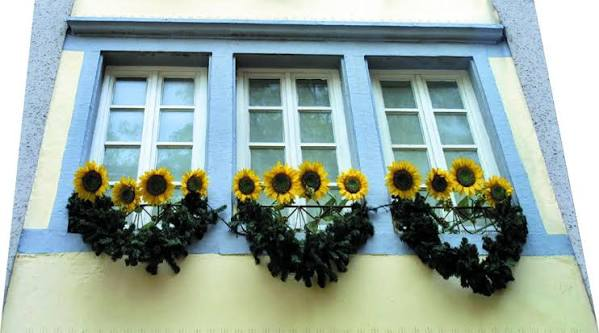
%> input picture Lab_7/V07.jpg, 599 x 333 px
$ octave lab7_manual.m   (GNU Octave 9; MATLAB toolbox functions it lacks are replaced by stand-ins)
%> lines starting %> are read from the running program, lines starting %| are printed output that depends on the picture
%% Лабораторная работа № 7
% Коррекция перспективных искажений методом гомографии.
% MATLAB R2024a + Image Processing Toolbox.
% Запуск отчёта: make_report("lab7.m")
%
% Пользователь выбирает точки мышью в lab7_select_points.m.
% make_report запускает только неинтерактивный lab7.m.
clc;
clear;
close all;

%% 1. Изображение и выбранные пользователем точки
imageFile = 'V07.jpg';
pointsFile = 'lab7_points.mat';
if ~isfile(imageFile)
    error('lab7:FileNotFound','Не найден %s.',imageFile);
end
if ~isfile(pointsFile)
    error('lab7:PointsMissing', ...
        'Сначала запустите lab7_select_points.m и отметьте четыре угла мышью.');
end
img = imread(imageFile);
%> img is the input picture: size 333x599x3 uint8; mean R, G, B 149.4, 166.8, 158.6
if ~(ismatrix(img) || (ndims(img)==3 && size(img,3)==3))
    error('lab7:InvalidImage','Допускается полутоновое или RGB-изображение.');
end
[imgHeight,imgWidth,~] = size(img);
%> imgHeight = 333; imgWidth = 599
selected = load(pointsFile,'movingPoints','selectedImageFile','selectedImageSize');
if ~isfield(selected,'movingPoints') || ...
   ~isfield(selected,'selectedImageFile') || ...
   ~isfield(selected,'selectedImageSize')
    error('lab7:InvalidSelection','Файл точек неполон. Повторите выбор.');
end
if ~strcmp(char(selected.selectedImageFile),imageFile) || ...
   ~isequal(double(selected.selectedImageSize),[imgHeight imgWidth])
    error('lab7:SelectionMismatch', ...
        'Точки выбраны для другого изображения или размера. Выберите заново.');
end
movingPoints = double(selected.movingPoints);

if ~isequal(size(movingPoints), [4 2]) || any(~isfinite(movingPoints(:)))
    error('lab7:InvalidPoints', 'Необходимы четыре конечные пары [x,y].');
end
if any(movingPoints(:,1) < 1 | movingPoints(:,1) > imgWidth | ...
       movingPoints(:,2) < 1 | movingPoints(:,2) > imgHeight)
    error('lab7:OutOfBounds', 'Контрольные точки выходят за пределы снимка.');
end

% Проверка выпуклости и отсутствия самопересечений.
edgeVectors = diff([movingPoints; movingPoints(1,:)], 1, 1);
crossZ = edgeVectors(:,1).*edgeVectors([2 3 4 1],2) - ...
         edgeVectors(:,2).*edgeVectors([2 3 4 1],1);
if ~(all(crossZ > 0) || all(crossZ < 0))
    error('lab7:PointOrder', ...
        'Точки должны обходить один выпуклый четырёхугольник: ЛВ-ЛН-ПН-ПВ.');
end

% ВАЖНО: не растягиваем объект принудительно до 599x333.
% Размеры оцениваются по средним длинам противоположных сторон.
upperWidth  = norm(movingPoints(4,:) - movingPoints(1,:));
lowerWidth  = norm(movingPoints(3,:) - movingPoints(2,:));
leftHeight  = norm(movingPoints(2,:) - movingPoints(1,:));
rightHeight = norm(movingPoints(3,:) - movingPoints(4,:));
outWidth    = max(2, round((upperWidth + lowerWidth)/2));
outHeight   = max(2, round((leftHeight + rightHeight)/2));

% Физические размеры фасада неизвестны; пропорции — приближённые.
fixedPoints = [1        1; ...
               1        outHeight; ...
               outWidth outHeight; ...
               outWidth 1];

outDir = 'lab7_results';
if ~isfolder(outDir)
    mkdir(outDir);
end

fprintf('Лабораторная работа № 7 — коррекция перспективных искажений\n');
fprintf('Файл: %s; размер: %d x %d; класс: %s\n', ...
    imageFile, imgWidth, imgHeight, class(img));
%| Файл: V07.jpg; размер: 599 x 333; класс: uint8
fprintf('Объект: плоская область, выбранная пользователем.\n');
fprintf('Контрольные точки [x,y]:\n');
pointLabels = {'ЛВ','ЛН','ПН','ПВ'};
for k = 1:4
    fprintf('  %d (%s): (%7.2f, %7.2f) -> (%4d, %4d)\n', ...
        k, pointLabels{k}, movingPoints(k,1), movingPoints(k,2), ...
        fixedPoints(k,1), fixedPoints(k,2));
end
fprintf('Длины верх/низ: %.1f / %.1f пикс.; лево/право: %.1f / %.1f пикс.\n', ...
    upperWidth, lowerWidth, leftHeight, rightHeight);
fprintf('Расчётный размер результата: %d x %d пикселей.\n', ...
    outWidth, outHeight);
fprintf('Примечание: метрические размеры объекта не заданы, масштаб условен.\n');

%% 2. Исходная фотография
figure('Name','ЛР7 | Исходное изображение','Color','w', ...
    'Position',[80 80 1000 650]);
imshow(img, 'InitialMagnification','fit');
title('Рисунок 1. Исходный фасад с перспективными искажениями', ...
    'Interpreter','none');
imwrite(img, fullfile(outDir,'01_original.png'));

%% 3. Контрольные точки на единой плоскости фасада
figure('Name','ЛР7 | Углы фасада','Color','w', ...
    'Position',[100 100 1000 650]);
imshow(img, 'InitialMagnification','fit');
hold on;
outline = [movingPoints; movingPoints(1,:)];
plot(outline(:,1), outline(:,2), 'y-', 'LineWidth', 2.5);
plot(movingPoints(:,1), movingPoints(:,2), 'ro', ...
     'MarkerFaceColor','r','MarkerSize',9,'LineWidth',1.5);
for k = 1:4
    text(movingPoints(k,1) + 8, movingPoints(k,2), num2str(k), ...
        'Color','yellow','FontSize',13,'FontWeight','bold', ...
        'BackgroundColor',[0.1 0.1 0.1], 'Margin',2);
end
hold off;
title('Рисунок 2. Четыре угла, выбранные пользователем (ЛВ, ЛН, ПН, ПВ)', ...
    'Interpreter','none');
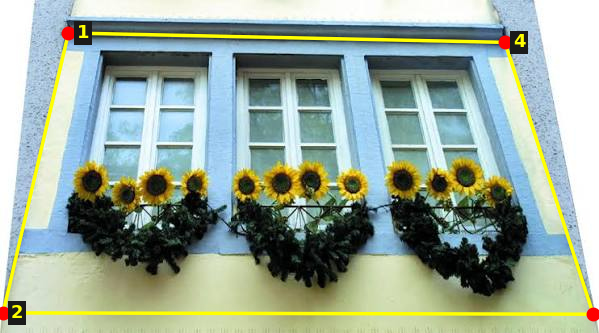
%> figure redrawn from the program's plot data; its title reads 'Рисунок 2. Четыре угла, выбранные пользователем (ЛВ, ЛН, ПН, ПВ)'
exportgraphics(gcf,fullfile(outDir,'02_control_points.png'), ...
    'Resolution',200);

%% 4. Гомография по четырём соответствиям
TFORM = fitgeotrans(movingPoints, fixedPoints, 'projective');

% MATLAB projective2d использует строчные векторы: [x y 1]*TFORM.T.
% H ниже рассчитана для столбцов: [x';y';1] ~ H*[x;y;1].
H = TFORM.T.';
if abs(H(3,3)) > 1e-12
    H = H/H(3,3);
end
if abs(det(H)) < 1e-12
    error('lab7:SingularHomography','Матрица гомографии вырождена.');
end
fprintf('\nМатрица H (столбцовая запись):\n');
disp(H);
fprintf('det(H) = %.9g\n',det(H));

%% 5. Исправленное изображение (без принудительного растяжения)
R = imref2d([outHeight outWidth]);
imgTransformed = imwarp(img, TFORM, 'linear', ...
    'OutputView',R, 'FillValues',0);
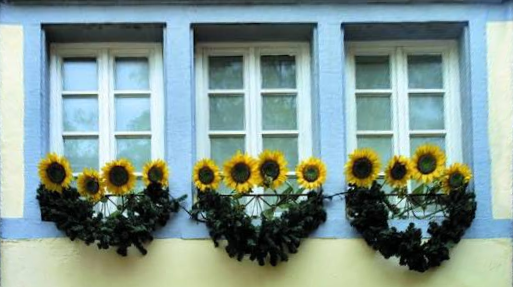
%> imgTransformed: size 287x513x3 uint8; mean R, G, B 129.7, 151.3, 144.9

% Независимая бинарная маска покрытия выходного прямоугольника.
% nearest не интерполирует значения 0 и 1.
validMask = imwarp(true(imgHeight,imgWidth), TFORM, 'nearest', ...
    'OutputView',R);
validFraction = nnz(validMask)/numel(validMask);
%> validFraction = 1

figure('Name','ЛР7 | Результат коррекции','Color','w', ...
    'Position',[120 120 1000 650]);
imshow(imgTransformed, 'InitialMagnification','fit');
title(sprintf('Рисунок 3. Фасад после коррекции (%d x %d)', ...
    outWidth,outHeight), 'Interpreter','none');
imwrite(imgTransformed,fullfile(outDir,'03_corrected.png'));

%% 6. Сравнение исходного и исправленного фасада
figure('Name','ЛР7 | Сравнение','Color','w', ...
    'Position',[120 90 1280 620]);
tiledlayout(1,2,'Padding','compact','TileSpacing','compact');
nexttile;
imshow(img, 'InitialMagnification','fit');
hold on;
plot(outline(:,1),outline(:,2),'y-','LineWidth',2);
hold off;
title('До: исходный фасад и граница области');
nexttile;
imshow(imgTransformed,'InitialMagnification','fit');
title('После: выпрямленная плоскость фасада');
sgtitle('Рисунок 4. Сравнение геометрии до и после коррекции', ...
    'Interpreter','none');
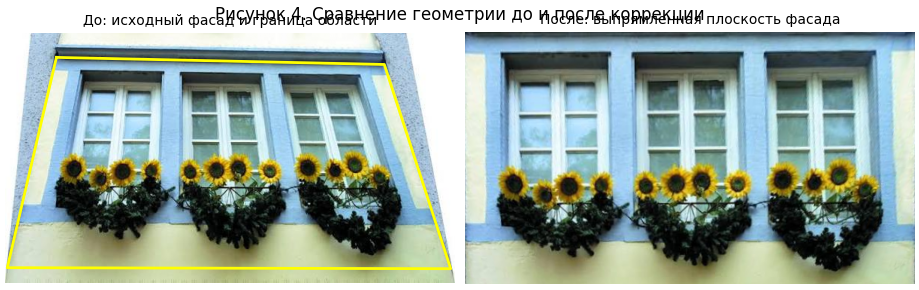
%> figure redrawn from the program's plot data, 2 panels

%% 7. Маска валидных пикселей без дефекта экспорта однородного изображения
% Цветовая маска помогает видеть покрытие и не схлопывается до узкой полосы.
maskRGB = zeros(outHeight,outWidth,3,'uint8');
maskRGB(:,:,1) = uint8(~validMask)*220 + uint8(validMask)*45;
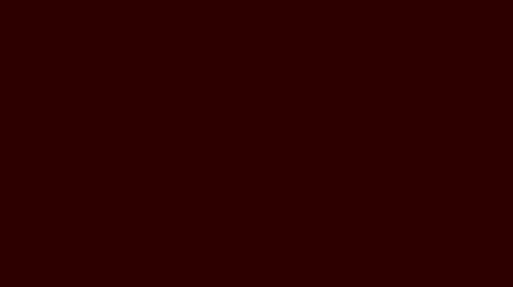
%> maskRGB: size 287x513x3 uint8; mean R, G, B 45, 0, 0
maskRGB(:,:,2) = uint8(~validMask)*55  + uint8(validMask)*185;
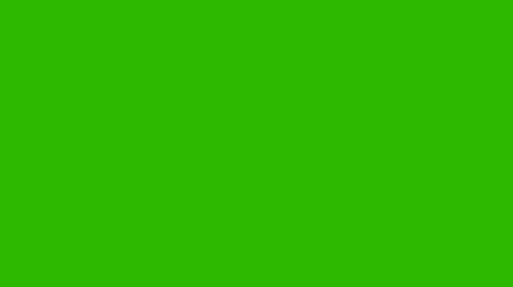
%> maskRGB: size 287x513x3 uint8; mean R, G, B 45, 185, 0
maskRGB(:,:,3) = uint8(~validMask)*55  + uint8(validMask)*90;
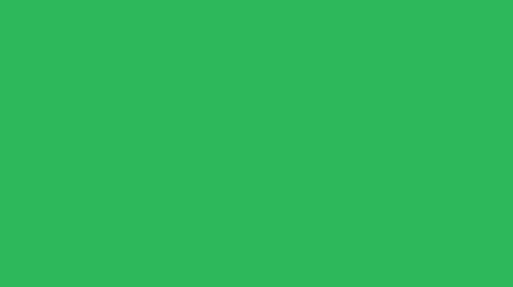
%> maskRGB: size 287x513x3 uint8; mean R, G, B 45, 185, 90
figure('Name','ЛР7 | Покрытие выходного кадра','Color','w', ...
    'Position',[140 100 1000 610]);
imshow(maskRGB,'InitialMagnification','fit');
axis on;
xlabel('X, пиксели');
ylabel('Y, пиксели');
title(sprintf(['Рисунок 5. Маска покрытия: зелёный — исходные данные, ' ...
    'красный — пустые области (%.2f%%)'],100*(1-validFraction)), ...
    'Interpreter','none');
imwrite(maskRGB,fullfile(outDir,'04_valid_mask_visualization.png'));
imwrite(validMask,fullfile(outDir,'05_valid_mask_binary.png'));

%% 8. Контрольная проверка математической точности
% У четырёх пар точек RMSE практически нулевой по построению; это НЕ
% независимая проверка геометрической правильности и резкости результата.
[xCheck,yCheck] = transformPointsForward(TFORM, ...
    movingPoints(:,1),movingPoints(:,2));
reprojected = [xCheck yCheck];
errors = sqrt(sum((reprojected-fixedPoints).^2,2));
rmsePoints = sqrt(mean(errors.^2));
maxPointError = max(errors);

fprintf('\nОшибки отображения четырёх опорных точек:\n');
for k = 1:4
    fprintf('  Точка %d: %.5e пикс.\n',k,errors(k));
end
fprintf('RMSE (только опорные точки) = %.5e пикс.\n',rmsePoints);
fprintf('Максимальная ошибка = %.5e пикс.\n',maxPointError);
fprintf('Покрытие выходного изображения = %.2f%%\n',100*validFraction);
%| Покрытие выходного изображения = 100.00%
fprintf('Незаполненные пиксели = %.2f%%\n',100*(1-validFraction));
%| Незаполненные пиксели = 0.00%
fprintf('Отношение ширины к высоте после коррекции = %.4f\n', ...
    outWidth/outHeight);

% У projective2d нет единого глобального угла поворота и масштаба.
tformInv = invert(TFORM);
fprintf('\nОбратная матрица преобразования (форма MATLAB):\n');
disp(tformInv.T);
fprintf(['Scale и RotationAngle не являются свойствами общей projective2d; ' ...
    'исходные scaleFactor и theta для фотографии не предоставлены.\n']);

fprintf('\nЗАКЛЮЧЕНИЕ\n');
fprintf(['Выпрямлена выбранная пользователем плоская область. ' ...
    'Целевой размер получен из геометрии четырёхугольника.\n']);
fprintf(['Проверка: RMSE = %.3e пикс. по четырём использованным точкам; ' ...
    'покрытие = %.2f%%.\n'],rmsePoints,100*validFraction);
%| Проверка: RMSE = 4.120e-14 пикс. по четырём использованным точкам; покрытие = 100.00%.
fprintf(['Практическое качество следует оценивать визуально: ' ...
    'прямолинейность рам, пропорции окон, отсутствие срезанных областей.\n']);
fprintf(['Без независимых геометрических ориентиров и эталона ' ...
    'метрическую точность подтвердить нельзя.\n']);
fprintf('Результаты: %s\n',fullfile(pwd,outDir));

% В конце НЕТ close all: открытые Figure забирает make_report.m.
